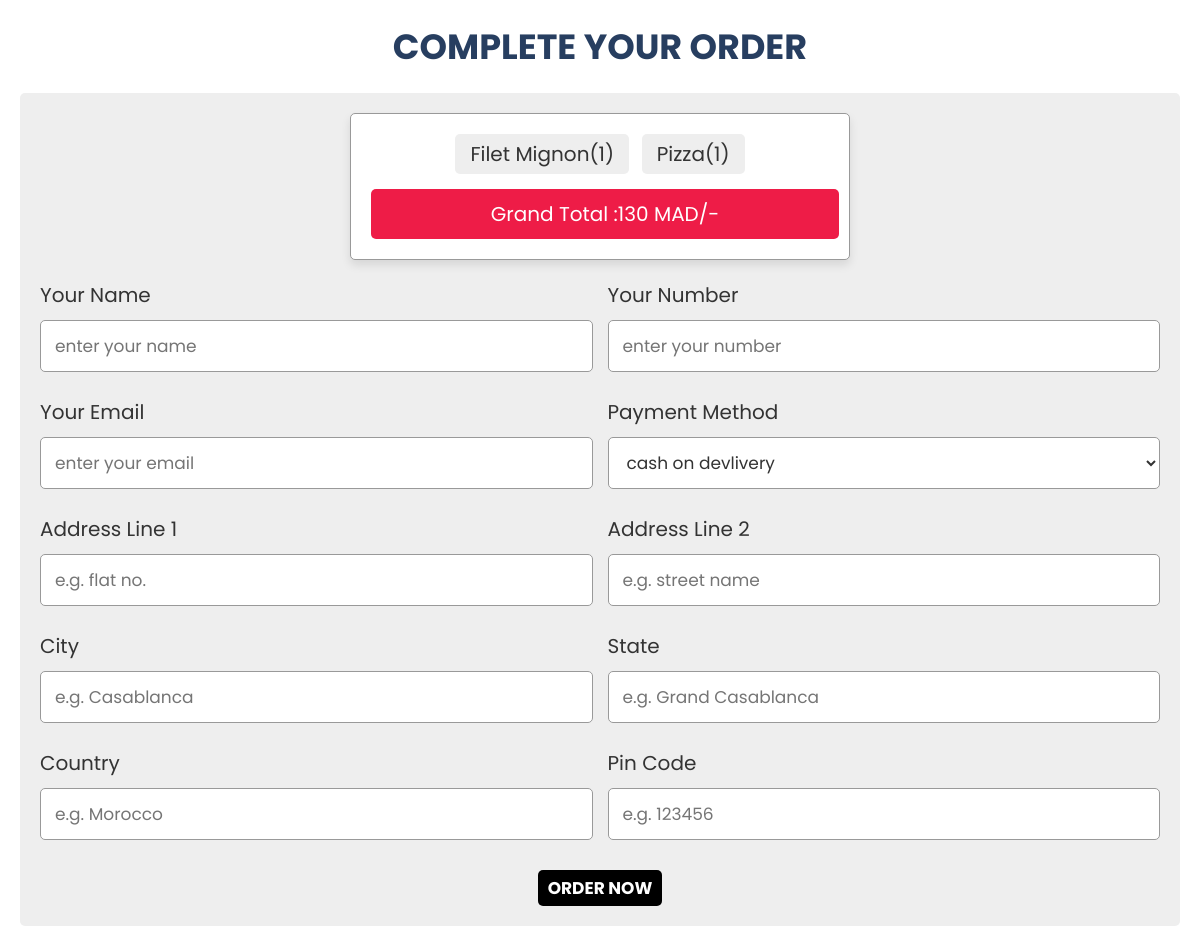
The app's page /checkout.php (signed in) with its own data.
### tables this page shows
CREATE TABLE `cart` (
  `id` int(255) NOT NULL,
  `name` varchar(255) NOT NULL,
  `origin` varchar(255) NOT NULL,
  `price` varchar(255) NOT NULL,
  `image` varchar(255) NOT NULL,
  `quantity` int(255) NOT NULL,
  `user_id` int(255) NOT NULL
);

### checkout.php (the view, shortened to what this page needs)
<?php
@include 'config.php';
$user_id = $_SESSION['user_id'];
?>
<!DOCTYPE html>
<html lang="en">
<head>
   <link rel="stylesheet" href="https://cdnjs.cloudflare.com/ajax/libs/font-awesome/6.0.0/css/all.min.css">
   <link rel="stylesheet" href="checkout.css">
</head>
<body>
<div class="container">
<section class="checkout-form">
   <h1 class="heading">complete your order</h1>
   <form action="" method="post">
   <div class="display-order">
      <?php
         $select_cart = mysqli_query($conn, "SELECT * FROM `cart` WHERE user_id = '$user_id'");
         $total = 0;
         $grand_total = 0;
         if(mysqli_num_rows($select_cart) > 0){
            while($fetch_cart = mysqli_fetch_assoc($select_cart)){
            $total_price = number_format($fetch_cart['price'] * $fetch_cart['quantity']);
            $grand_total = $total += $total_price;
      ?>
      <span><?= $fetch_cart['name']; ?>(<?= $fetch_cart['quantity']; ?>)</span>
      <?php
         }
      }else{
         echo "<div class='display-order'><span>your cart is empty!</span></div>";
      }
      ?>
      <span class="grand-total"> grand total :<?= $grand_total; ?> MAD/- </span>
   </div>
      <div class="flex">
         <div class="inputBox">
            <span>your name</span>
            <input type="text" placeholder="enter your name" name="name" required>
         </div>
         <div class="inputBox">
            <span>your number</span>
            <input type="number" placeholder="enter your number" name="number" required>
         </div>
         <div class="inputBox">
            <span>your email</span>
            <input type="email" placeholder="enter your email" name="email" required>
         </div>
         <div class="inputBox">
            <span>payment method</span>
            <select name="method">
               <option value="cash on delivery" selected>cash on devlivery</option>
            </select>
         </div>
         <div class="inputBox">
            <span>address line 1</span>
            <input type="text" placeholder="e.g. flat no." name="flat" required>
         </div>
         <div class="inputBox">
            <span>address line 2</span>
            <input type="text" placeholder="e.g. street name" name="street" required>
         </div>
         <div class="inputBox">
            <span>city</span>
            <input type="text" placeholder="e.g. Casablanca" name="city" required>
         </div>
         <div class="inputBox">
            <span>state</span>
            <input type="text" placeholder="e.g. Grand Casablanca" name="state" required>
         </div>
         <div class="inputBox">
            <span>country</span>
            <input type="text" placeholder="e.g. Morocco" name="country" required>
         </div>
         <div class="inputBox">
            <span>pin code</span>
            <input type="text" placeholder="e.g. 123456" name="pin_code" required>
         </div>
      </div>
      <center><input type="submit" value="order now" name="order_btn" class="btn" style="text-align: center;"></center>
   </form>
</section>
</div>
</body>
</html>

### checkout.css (style rules this page uses)
:root { --blue:#2980b9; --red:tomato; --orange:orange; --black:#333; --white:#fff; --bg-color:#eee; --dark-bg:rgba(0,0,0,.7); --box-shadow:0 .5rem 1rem rgba(0,0,0,.1); --border:.1rem solid #999; }
* { font-family: 'Poppins', sans-serif; margin:0; padding:0; box-sizing: border-box; outline: none; border:none; text-decoration: none; text-transform: capitalize; }
html { font-size: 62.5%; overflow-x: hidden; }
.container { max-width: 1200px; margin:0 auto; }
section { padding:2rem; }
.heading { text-align: center; font-size: 3.5rem; text-transform: uppercase; color:#273e60; margin-bottom: 2rem; }
.btn, .option-btn, .delete-btn { display: block; width: 100%; text-align: center; background-color: var(--blue); color:var(--white); font-size: 1.7rem; padding:1.2rem 3rem; border-radius: .5rem; cursor: pointer; margin-top: 1rem; }
.checkout-form form { padding:2rem; border-radius: .5rem; background-color: var(--bg-color); }
.checkout-form form .flex { display: flex; flex-wrap: wrap; gap:1.5rem; }
.checkout-form form .flex .inputBox { flex:1 1 40rem; }
.checkout-form form .flex .inputBox span { font-size: 2rem; color:var(--black); }
.checkout-form form .flex .inputBox input, .checkout-form form .flex .inputBox select { width: 100%; background-color: var(--white); font-size: 1.7rem; color:var(--black); border-radius: .5rem; margin:1rem 0; padding:1.2rem 1.4rem; text-transform: none; border:var(--border); }
.display-order { max-width: 50rem; background-color: var(--white); border-radius: .5rem; text-align: center; padding:1.5rem; margin:0 auto; margin-bottom: 2rem; box-shadow: var(--box-shadow); border:var(--border); }
.display-order span { display: inline-block; border-radius: .5rem; background-color: var(--bg-color); padding:.5rem 1.5rem; font-size: 2rem; color:var(--black); margin:.5rem; }
.display-order span.grand-total { width: 100%; background-color: #EE1C47; color:var(--white); padding:1rem; margin-top: 1rem; }
.btn { margin-block-start: 20px; inline-size: fit-content; padding: 5px 10px; background-color: #000; border: 0; transition: 0.5s; position: relative; cursor: pointer; text-decoration: 0; color: #fff; font-weight: bold; text-transform: uppercase; transition: 0.5s; }
.btn::before { position: absolute; inset-inline-start: 5px; inset-block-start: 5px; content: ""; block-size: 100%; inline-size: 100%; z-index: -1; background-color: red; }

### records on screen
cart: name "Filet Mignon", quantity "1"
cart: name "Pizza", quantity "1"

### other values on screen
$grand_total "130"
